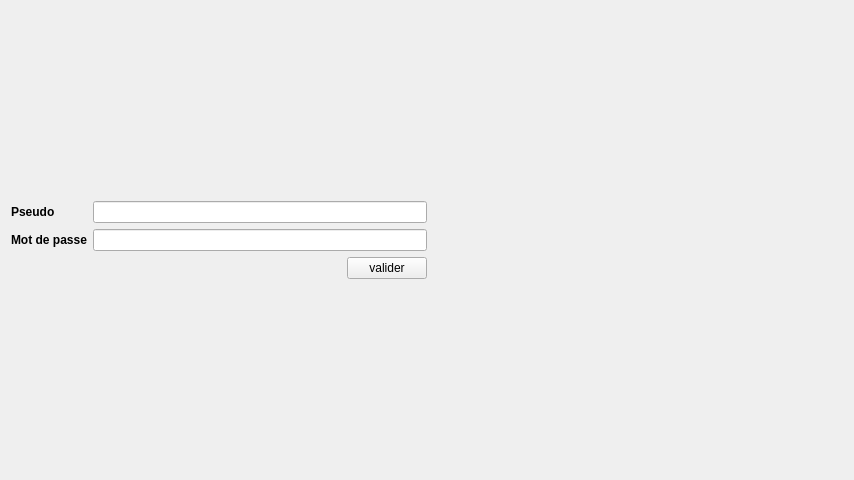
<?xml version="1.0" encoding="UTF-8"?>
<ui version="4.0">
 <class>ConnectWindow</class>
 <widget class="QMainWindow" name="ConnectWindow">
  <property name="geometry">
   <rect>
    <x>0</x>
    <y>0</y>
    <width>854</width>
    <height>480</height>
   </rect>
  </property>
  <property name="minimumSize">
   <size>
    <width>854</width>
    <height>480</height>
   </size>
  </property>
  <property name="maximumSize">
   <size>
    <width>854</width>
    <height>480</height>
   </size>
  </property>
  <property name="windowTitle">
   <string>DaltoConnexion</string>
  </property>
  <widget class="QWidget" name="centralWidget">
   <layout class="QGridLayout" name="gridLayout">
    <item row="1" column="0">
     <layout class="QGridLayout" name="gridLayout_2">
      <item row="0" column="1">
       <spacer name="verticalSpacer">
        <property name="orientation">
         <enum>Qt::Vertical</enum>
        </property>
        <property name="sizeHint" stdset="0">
         <size>
          <width>20</width>
          <height>40</height>
         </size>
        </property>
       </spacer>
      </item>
      <item row="2" column="0">
       <widget class="QLabel" name="mdp">
        <property name="font">
         <font>
          <weight>75</weight>
          <bold>true</bold>
         </font>
        </property>
        <property name="text">
         <string>Mot de passe</string>
        </property>
       </widget>
      </item>
      <item row="1" column="1">
       <widget class="QLineEdit" name="editLogin">
        <property name="maxLength">
         <number>32</number>
        </property>
       </widget>
      </item>
      <item row="2" column="1">
       <widget class="QLineEdit" name="editMdp">
        <property name="maxLength">
         <number>32</number>
        </property>
        <property name="echoMode">
         <enum>QLineEdit::Password</enum>
        </property>
       </widget>
      </item>
      <item row="1" column="0">
       <widget class="QLabel" name="login">
        <property name="font">
         <font>
          <weight>75</weight>
          <bold>true</bold>
          <strikeout>false</strikeout>
         </font>
        </property>
        <property name="text">
         <string>Pseudo</string>
        </property>
       </widget>
      </item>
      <item row="3" column="1">
       <layout class="QHBoxLayout" name="horizontalLayout">
        <item>
         <spacer name="horizontalSpacer">
          <property name="orientation">
           <enum>Qt::Horizontal</enum>
          </property>
          <property name="sizeHint" stdset="0">
           <size>
            <width>40</width>
            <height>20</height>
           </size>
          </property>
         </spacer>
        </item>
        <item>
         <widget class="QPushButton" name="valider">
          <property name="text">
           <string>valider</string>
          </property>
         </widget>
        </item>
       </layout>
      </item>
      <item row="4" column="1">
       <spacer name="verticalSpacer_2">
        <property name="orientation">
         <enum>Qt::Vertical</enum>
        </property>
        <property name="sizeHint" stdset="0">
         <size>
          <width>20</width>
          <height>40</height>
         </size>
        </property>
       </spacer>
      </item>
     </layout>
    </item>
    <item row="1" column="3">
     <spacer name="horizontalSpacer_2">
      <property name="orientation">
       <enum>Qt::Horizontal</enum>
      </property>
      <property name="sizeHint" stdset="0">
       <size>
        <width>40</width>
        <height>20</height>
       </size>
      </property>
     </spacer>
    </item>
   </layout>
  </widget>
 </widget>
 <layoutdefault spacing="6" margin="11"/>
 <resources/>
 <connections/>
</ui>
